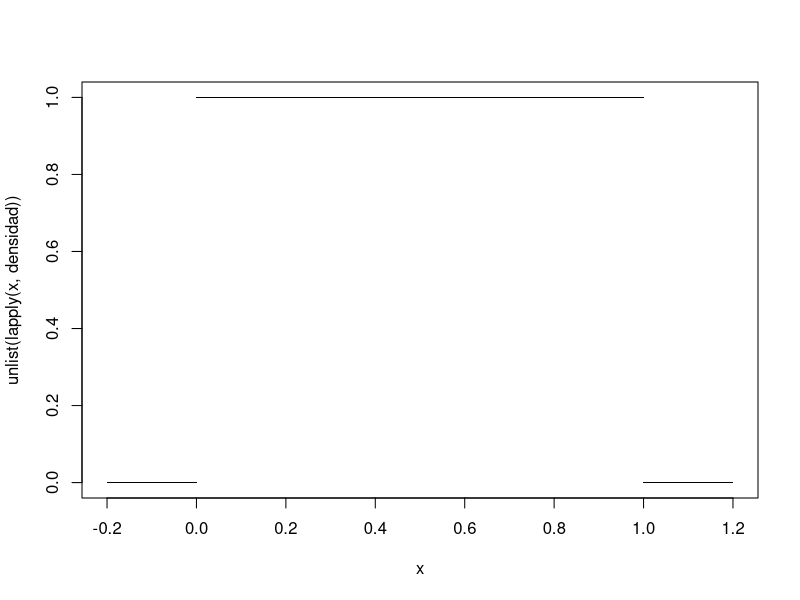
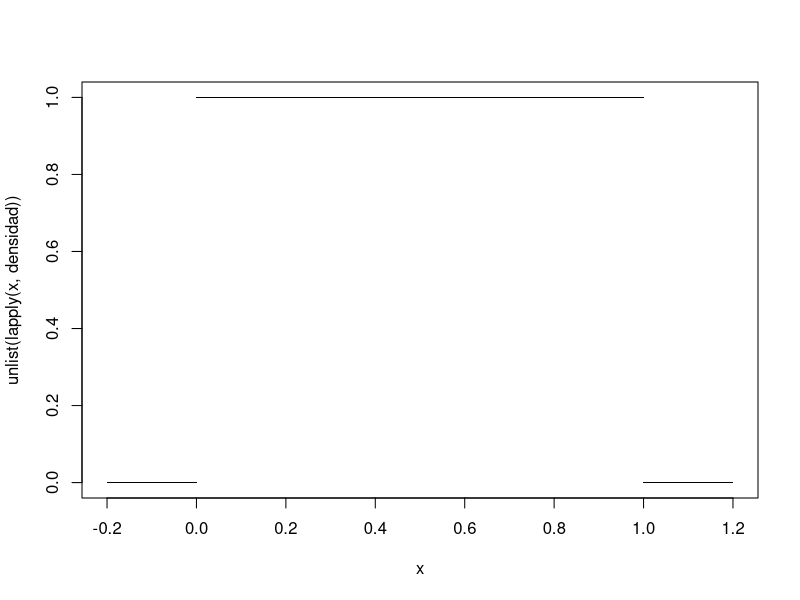
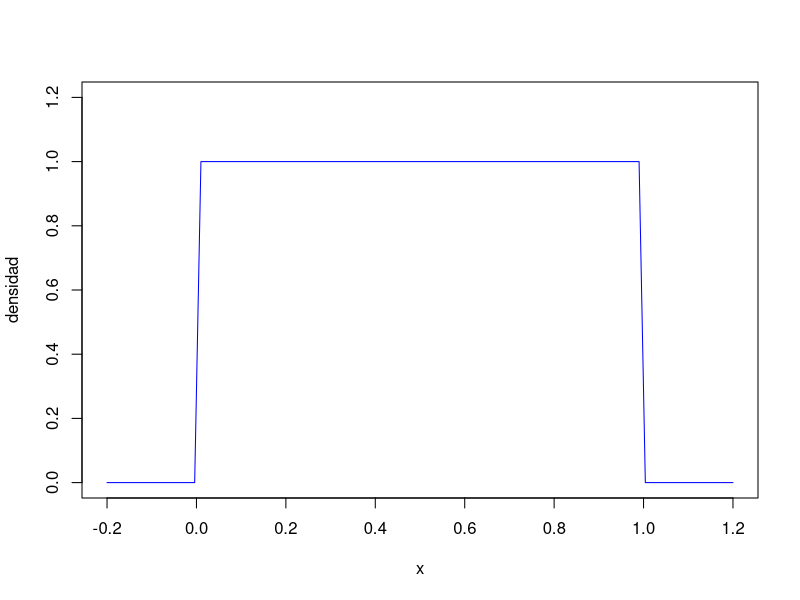

These figures' R source, in order:




densidad=function(x) dunif(x,0,1)

x=seq(-0.2,1.2,0.0001)

plot(x,unlist(lapply(x,densidad)),pch=".",bg="blue")
plot(x,unlist(lapply(x,densidad)),pch=".",bg="blue")


curve(densidad,-0.2,1.2,col="blue",ylab="densidad",xlab="x",ylim=c(0,1.2))

